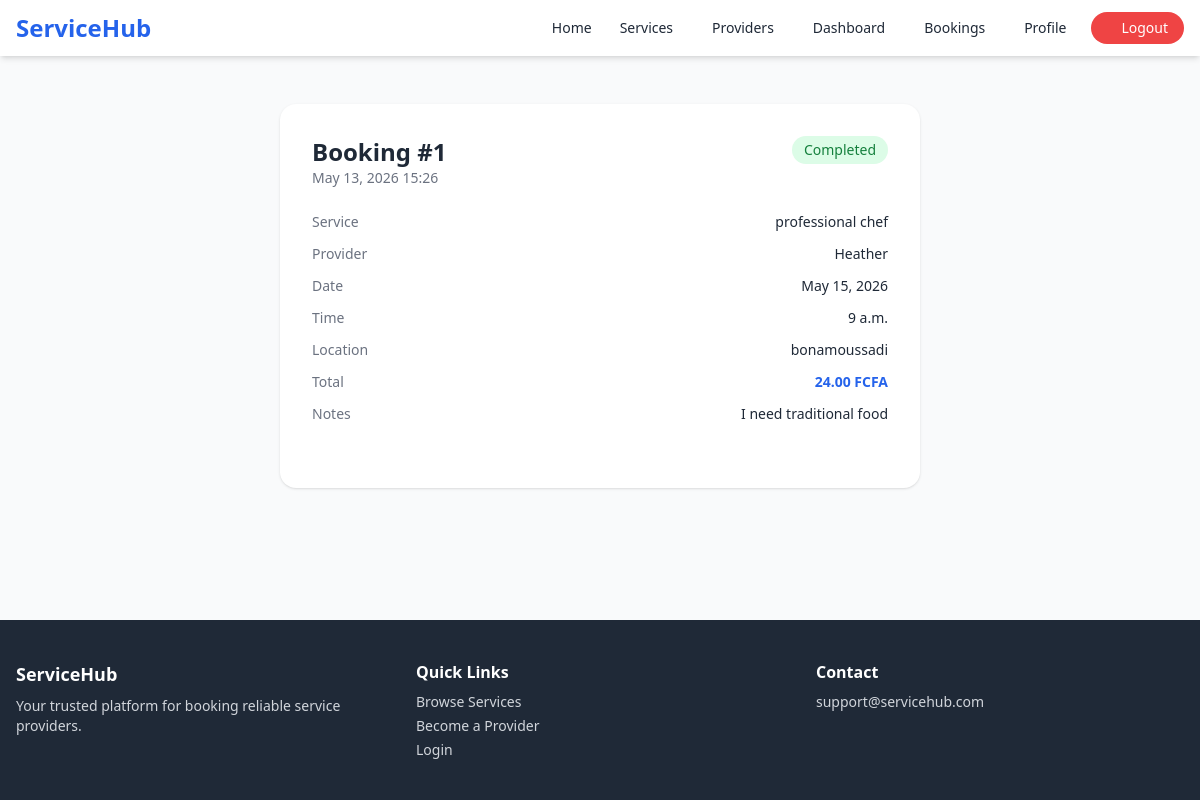
The page /bookings/1/ (signed in) on the database its author committed.
### bookings/models.py (models this page shows, shortened)
class Booking(models.Model):
    STATUS_PENDING = 'pending'
    STATUS_CONFIRMED = 'confirmed'
    STATUS_IN_PROGRESS = 'in_progress'
    STATUS_COMPLETED = 'completed'
    STATUS_CANCELLED = 'cancelled'
    STATUS_CHOICES = [
        (STATUS_PENDING, 'Pending'),
        (STATUS_CONFIRMED, 'Confirmed'),
        (STATUS_IN_PROGRESS, 'In Progress'),
        (STATUS_COMPLETED, 'Completed'),
        (STATUS_CANCELLED, 'Cancelled'),
    ]
    customer = models.ForeignKey(User, on_delete=models.CASCADE, related_name='bookings')
    provider = models.ForeignKey(ProviderProfile, on_delete=models.CASCADE, related_name='bookings')
    service = models.ForeignKey(Service, on_delete=models.CASCADE, related_name='bookings')
    booking_date = models.DateField()
    booking_time = models.TimeField()
    location = models.TextField()
    status = models.CharField(max_length=20, choices=STATUS_CHOICES, default=STATUS_PENDING)
    total_price = models.DecimalField(max_digits=10, decimal_places=2)
    notes = models.TextField(blank=True)
    created_at = models.DateTimeField(auto_now_add=True)
    updated_at = models.DateTimeField(auto_now=True)
    class Meta:
        ordering = ['-created_at']

### services/models.py (models this page shows, shortened)
class Service(models.Model):
    category = models.ForeignKey(ServiceCategory, on_delete=models.CASCADE, related_name='services')
    provider = models.ForeignKey(ProviderProfile, on_delete=models.CASCADE, related_name='services')
    title = models.CharField(max_length=200)
    description = models.TextField()
    price = models.DecimalField(max_digits=10, decimal_places=2)
    price_type = models.CharField(max_length=20, choices=[
        ('fixed', 'Fixed Price'),
        ('hourly', 'Per Hour'),
        ('daily', 'Per Day'),
    ], default='fixed')
    duration_hours = models.PositiveIntegerField(default=1, help_text='Estimated duration in hours')
    is_active = models.BooleanField(default=True)
    created_at = models.DateTimeField(auto_now_add=True)

### accounts/models.py (models this page shows, shortened)
class ProviderProfile(models.Model):
    STATUS_PENDING = 'pending'
    STATUS_APPROVED = 'approved'
    STATUS_REJECTED = 'rejected'
    STATUS_CHOICES = [
        (STATUS_PENDING, 'Pending'),
        (STATUS_APPROVED, 'Approved'),
        (STATUS_REJECTED, 'Rejected'),
    ]
    user = models.OneToOneField(User, on_delete=models.CASCADE, related_name='provider_profile')
    bio = models.TextField(blank=True)
    id_document = models.FileField(upload_to='documents/', blank=True, null=True)
    service_area = models.CharField(max_length=200, blank=True)
    years_experience = models.PositiveIntegerField(default=0)
    hourly_rate = models.DecimalField(max_digits=8, decimal_places=2, default=0)
    is_available = models.BooleanField(default=True)
    status = models.CharField(max_length=20, choices=STATUS_CHOICES, default=STATUS_PENDING)
    rating = models.DecimalField(max_digits=3, decimal_places=2, default=0.00)
    total_jobs = models.PositiveIntegerField(default=0)
    created_at = models.DateTimeField(auto_now_add=True)

class User(AbstractUser):
    ROLE_CUSTOMER = 'customer'
    ROLE_PROVIDER = 'provider'
    ROLE_ADMIN = 'admin'
    ROLE_CHOICES = [
        (ROLE_CUSTOMER, 'Customer'),
        (ROLE_PROVIDER, 'Service Provider'),
        (ROLE_ADMIN, 'Admin'),
    ]
    email = models.EmailField(unique=True)
    role = models.CharField(max_length=20, choices=ROLE_CHOICES, default=ROLE_CUSTOMER)
    phone = models.CharField(max_length=20, blank=True)
    profile_picture = models.ImageField(upload_to='profiles/', blank=True, null=True)
    address = models.TextField(blank=True)
    created_at = models.DateTimeField(auto_now_add=True)
    USERNAME_FIELD = 'email'
    REQUIRED_FIELDS = ['username']

### bookings/views.py (the view)
# urls.py: path('bookings/<int:pk>/', views.booking_detail, name='booking_detail'),
@login_required
def booking_detail(request, pk):
    booking = get_object_or_404(Booking, pk=pk)
    if booking.customer != request.user and booking.provider.user != request.user:
        messages.error(request, 'Access denied.')
        return redirect('dashboard')
    return render(request, 'bookings/booking_detail.html', {'booking': booking})

### templates/bookings/booking_detail.html (shortened to what this page needs)
{% extends 'base.html' %}
{% block content %}
<div class="max-w-2xl mx-auto px-4 py-12">
    <div class="bg-white rounded-2xl shadow p-8">
        <div class="flex justify-between items-start mb-6">
            <div>
                <h1 class="text-2xl font-bold">Booking #{{ booking.id }}</h1>
                <p class="text-gray-500 text-sm">{{ booking.created_at|date:"M d, Y H:i" }}</p>
            </div>
            <span class="px-3 py-1 rounded-full text-sm font-medium
                {% if booking.status == 'completed' %}bg-green-100 text-green-700
                {% elif booking.status == 'confirmed' %}bg-blue-100 text-blue-700
                {% elif booking.status == 'cancelled' %}bg-red-100 text-red-700
                {% elif booking.status == 'in_progress' %}bg-purple-100 text-purple-700
                {% else %}bg-yellow-100 text-yellow-700{% endif %}">
                {{ booking.get_status_display }}
            </span>
        </div>
        <div class="space-y-3 text-sm mb-8">
            <div class="flex justify-between"><span class="text-gray-500">Service</span><span class="font-medium">{{ booking.service.title }}</span></div>
            <div class="flex justify-between"><span class="text-gray-500">Provider</span><span class="font-medium">{{ booking.provider.user.get_full_name|default:booking.provider.user.username }}</span></div>
            <div class="flex justify-between"><span class="text-gray-500">Date</span><span class="font-medium">{{ booking.booking_date }}</span></div>
            <div class="flex justify-between"><span class="text-gray-500">Time</span><span class="font-medium">{{ booking.booking_time }}</span></div>
            <div class="flex justify-between"><span class="text-gray-500">Location</span><span class="font-medium">{{ booking.location }}</span></div>
            <div class="flex justify-between"><span class="text-gray-500">Total</span><span class="font-bold text-blue-600">{{ booking.total_price }} FCFA</span></div>
            {% if booking.notes %}
            <div class="flex justify-between"><span class="text-gray-500">Notes</span><span class="font-medium">{{ booking.notes }}</span></div>
            {% endif %}
        </div>
    </div>
</div>
{% endblock %}

### rows shown on the page
Booking: id "1", created_at "May 13, 2026 15:26", status "Completed", service "professional chef", provider.user.get_full_name "Heather", booking_date "May 15, 2026", booking_time "9 a.m.", location "bonamoussadi", total_price "24.00", notes "I need traditional food"
